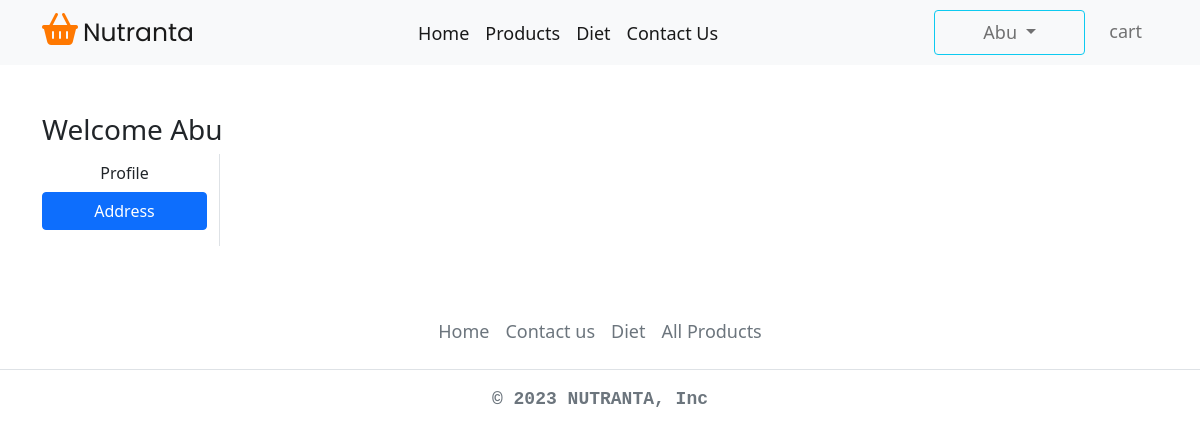
Page /address/ (signed in) on the earlier database version.
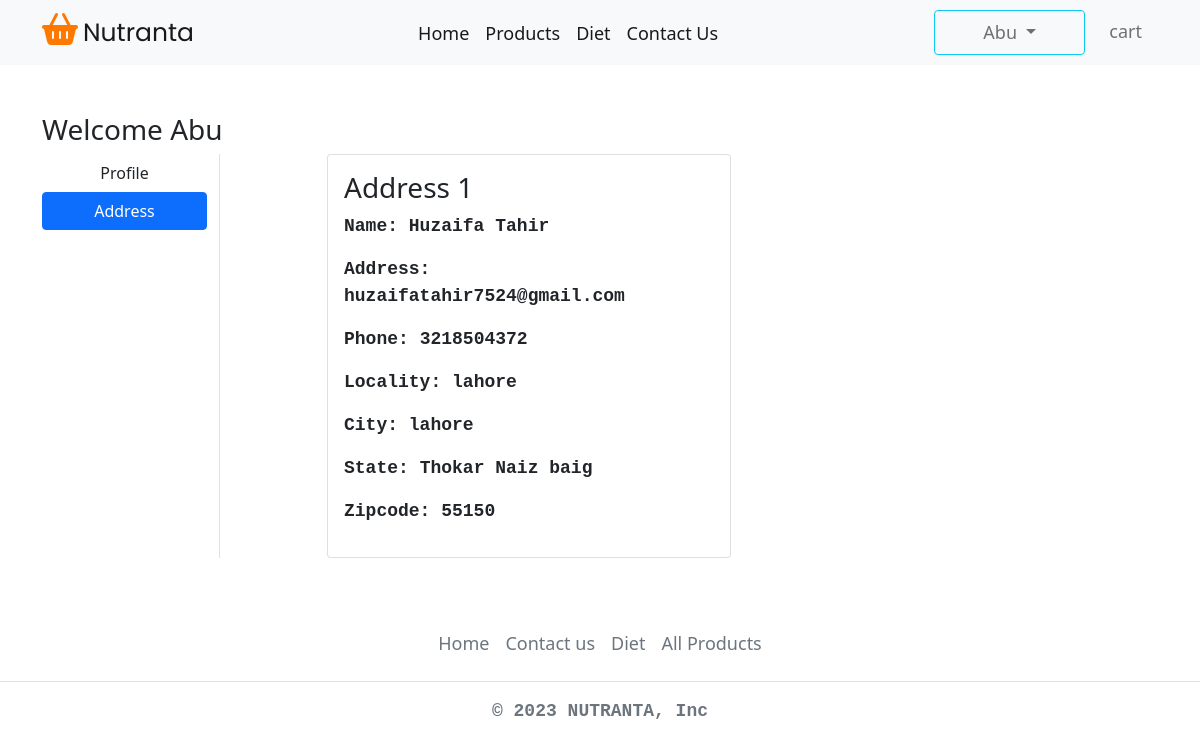
Same page on the later database version.
### nutranta_app/models.py (models this page shows, shortened)
class Customer(models.Model):
    user = models.ForeignKey(User, on_delete=models.CASCADE)
    name = models.CharField(max_length=200)
    locality = models.CharField(max_length=200)
    city = models.CharField(max_length=200)
    zipcode = models.IntegerField()
    state = models.CharField(choices=STATE_CHOICES, max_length=50)
    mobile = models.IntegerField()
    email = models.EmailField()

### nutranta_app/views.py (the view)
# urls.py: path('address/', views.address, name='address'),
@login_required
def address(request):
 add = Customer.objects.filter(user=request.user)
 return render(request, 'nutranta/address.html', {'add': add, 'active': 'btn-primary'})

### nutranta_app/templates/nutranta/address.html (shortened to what this page needs)
{% extends 'nutranta/base.html' %}
{% load static %}
{% block main-content %}
<div class="container my-5">
 <div class="row">
 <h3>Welcome <span class='text-capitalize'>{{ request.user}} </span> </h3>
  <div class="col-sm-2 border-end">
   <ul class="list-unstyled">
    <li class="d-grid"><a href="{% url 'profile' %}" class="btn ">Profile</a></li>
    <li class="d-grid"><a href="{% url 'address' %}" class="btn {{active}}">Address</a></li>
   </ul>
  </div>
  <div class="col-sm-9 offset-sm-1">
   <div class="row">
   {% for ad in add %}
    <div class="col-sm-6">
     <div class="card">
      <div class="card-body">
       <h3>Address {{forloop.counter}}</h3>
        <p>Name: {{ad.name}}</p>
        <p>Address: {{ad.email}}</p>
        <p>Phone: {{ad.mobile}}</p>
        <p>Locality: {{ad.locality}}</p>
        <p>City: {{ad.city}}</p>
        <p>State: {{ad.state}}</p>
        <p>Zipcode: {{ad.zipcode}}</p>
      </div>
     </div>
    </div>
    {% endfor %}
   </div>
  </div>
 </div>
</div>
{% endblock main-content %}

Differences in the rows shown:
added Customer: name "Huzaifa Tahir", email "huzaifatahir7524@gmail.com", mobile "3218504372", locality "lahore", city "lahore", state "Thokar Naiz baig", zipcode "55150"
